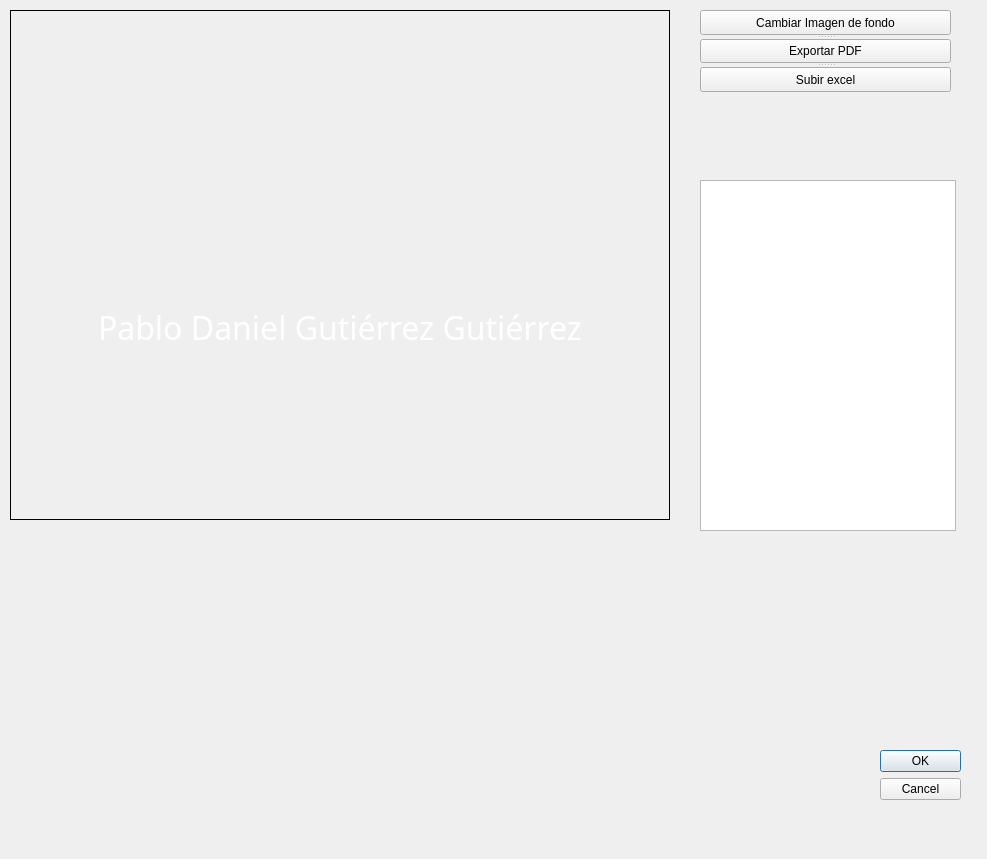
<?xml version="1.0" encoding="UTF-8"?>
<ui version="4.0">
 <class>Dialog</class>
 <widget class="QDialog" name="Dialog">
  <property name="geometry">
   <rect>
    <x>0</x>
    <y>0</y>
    <width>987</width>
    <height>859</height>
   </rect>
  </property>
  <property name="baseSize">
   <size>
    <width>800</width>
    <height>600</height>
   </size>
  </property>
  <property name="windowTitle">
   <string>Dialog</string>
  </property>
  <widget class="QDialogButtonBox" name="buttonBox">
   <property name="geometry">
    <rect>
     <x>880</x>
     <y>750</y>
     <width>81</width>
     <height>71</height>
    </rect>
   </property>
   <property name="orientation">
    <enum>Qt::Vertical</enum>
   </property>
   <property name="standardButtons">
    <set>QDialogButtonBox::Cancel|QDialogButtonBox::Ok</set>
   </property>
  </widget>
  <widget class="QLabel" name="imageLabel">
   <property name="geometry">
    <rect>
     <x>10</x>
     <y>10</y>
     <width>660</width>
     <height>510</height>
    </rect>
   </property>
   <property name="layoutDirection">
    <enum>Qt::LeftToRight</enum>
   </property>
   <property name="styleSheet">
    <string notr="true">border: 1px solid black;
</string>
   </property>
   <property name="text">
    <string/>
   </property>
   <property name="pixmap">
    <pixmap>../../../../Breas/Reconocimiento-BREAS copy.png</pixmap>
   </property>
   <property name="scaledContents">
    <bool>true</bool>
   </property>
   <property name="wordWrap">
    <bool>true</bool>
   </property>
  </widget>
  <widget class="QLabel" name="labelName">
   <property name="geometry">
    <rect>
     <x>10</x>
     <y>280</y>
     <width>660</width>
     <height>70</height>
    </rect>
   </property>
   <property name="font">
    <font>
     <family>Montserrat Medium</family>
     <pointsize>24</pointsize>
     <italic>false</italic>
    </font>
   </property>
   <property name="cursor">
    <cursorShape>SizeAllCursor</cursorShape>
   </property>
   <property name="mouseTracking">
    <bool>true</bool>
   </property>
   <property name="tabletTracking">
    <bool>false</bool>
   </property>
   <property name="autoFillBackground">
    <bool>false</bool>
   </property>
   <property name="styleSheet">
    <string notr="true">color: white;</string>
   </property>
   <property name="text">
    <string>Pablo Daniel Gutiérrez Gutiérrez</string>
   </property>
   <property name="textFormat">
    <enum>Qt::PlainText</enum>
   </property>
   <property name="alignment">
    <set>Qt::AlignBottom|Qt::AlignHCenter</set>
   </property>
  </widget>
  <widget class="QTableView" name="tableView">
   <property name="geometry">
    <rect>
     <x>700</x>
     <y>180</y>
     <width>256</width>
     <height>351</height>
    </rect>
   </property>
  </widget>
  <widget class="QSplitter" name="splitter">
   <property name="geometry">
    <rect>
     <x>700</x>
     <y>10</y>
     <width>251</width>
     <height>82</height>
    </rect>
   </property>
   <property name="orientation">
    <enum>Qt::Vertical</enum>
   </property>
   <widget class="QPushButton" name="uploadImage">
    <property name="text">
     <string>Cambiar Imagen de fondo</string>
    </property>
   </widget>
   <widget class="QPushButton" name="exportPDF">
    <property name="text">
     <string>Exportar PDF</string>
    </property>
   </widget>
   <widget class="QPushButton" name="subirExcelButton">
    <property name="text">
     <string>Subir excel</string>
    </property>
   </widget>
  </widget>
  <zorder>splitter</zorder>
  <zorder>imageLabel</zorder>
  <zorder>buttonBox</zorder>
  <zorder>labelName</zorder>
  <zorder>tableView</zorder>
 </widget>
 <resources/>
 <connections>
  <connection>
   <sender>buttonBox</sender>
   <signal>accepted()</signal>
   <receiver>Dialog</receiver>
   <slot>accept()</slot>
   <hints>
    <hint type="sourcelabel">
     <x>248</x>
     <y>254</y>
    </hint>
    <hint type="destinationlabel">
     <x>157</x>
     <y>274</y>
    </hint>
   </hints>
  </connection>
  <connection>
   <sender>buttonBox</sender>
   <signal>rejected()</signal>
   <receiver>Dialog</receiver>
   <slot>reject()</slot>
   <hints>
    <hint type="sourcelabel">
     <x>316</x>
     <y>260</y>
    </hint>
    <hint type="destinationlabel">
     <x>286</x>
     <y>274</y>
    </hint>
   </hints>
  </connection>
 </connections>
</ui>
